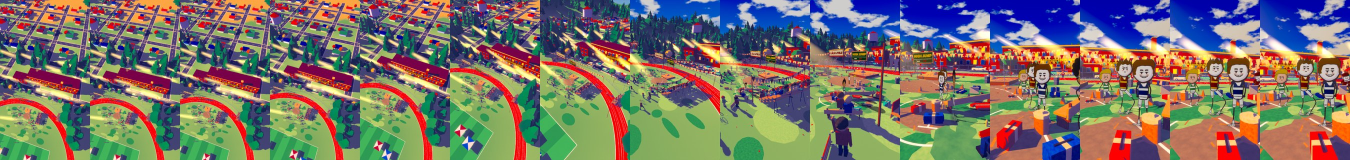
#> input picture film/v3/set3d15/work_v2_a/bigzoom1_strip.jpg, 2700 x 320 px (shown at 1/2 size)
$ python stats.py bigzoom1_strip.jpg
#> lines starting #> are read from the running program, lines starting #| are printed output that depends on the picture
"""stats.py : qa_stats2.py metrics on a still (same maths on a 90x160 frame: sat = mean (mx-mn)/(mx+1e-3), vivid = sat>0.5 share, luma = mean of channels, 0..255),
plus shade hue / magenta share from set15_hue.py.  usage: python3 stats.py a.png b.png ..."""
import sys, os, numpy as np
from PIL import Image
sys.path.insert(0, os.path.join(os.path.dirname(os.path.abspath(__file__)), '..'))
import set15_hue as H
def stats(p):
#> called with p = 'bigzoom1_strip.jpg'
    im = Image.open(p).convert('RGB').resize((90, 160), Image.BILINEAR); a = np.asarray(im, np.float32)
#> after `im = Image.open(p).convert('RGB').resize((90, 160), Image.BILINEAR)`:
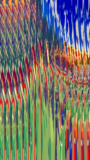
#> im: PIL image 90x160 RGB; mean R, G, B 121.2, 114.2, 106.4
    mx = a.max(-1); mn = a.min(-1); sp = (mx - mn) / (mx + 1e-3); g = a.mean(-1)
#> after `mx = a.max(-1)`:
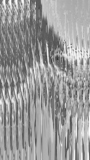
#> mx: shape (160, 90) float32; min 51, max 253, mean 154.3
#> after `mn = a.min(-1)`:
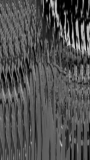
#> mn: shape (160, 90) float32; min 0, max 227, mean 80.3
#> after `sp = (mx - mn) / (mx + 0.001)`:
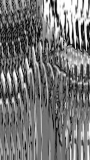
#> sp: shape (160, 90) float32; min 0, max 1, mean 0.46
#> after `g = a.mean(-1)`:
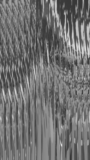
#> g: shape (160, 90) float32; min 48.33, max 229, mean 113.9
#> (the run stopped early here; a loop or call above may not have finished)
